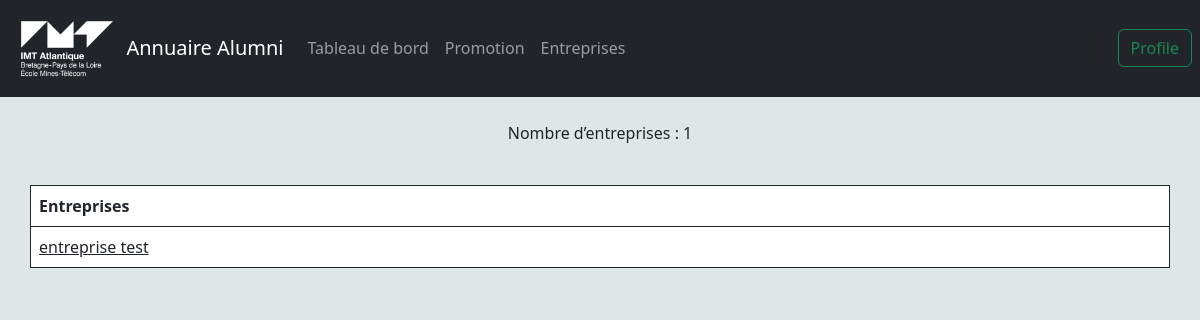
Page /sdsfg/entreprise on the earlier database version.
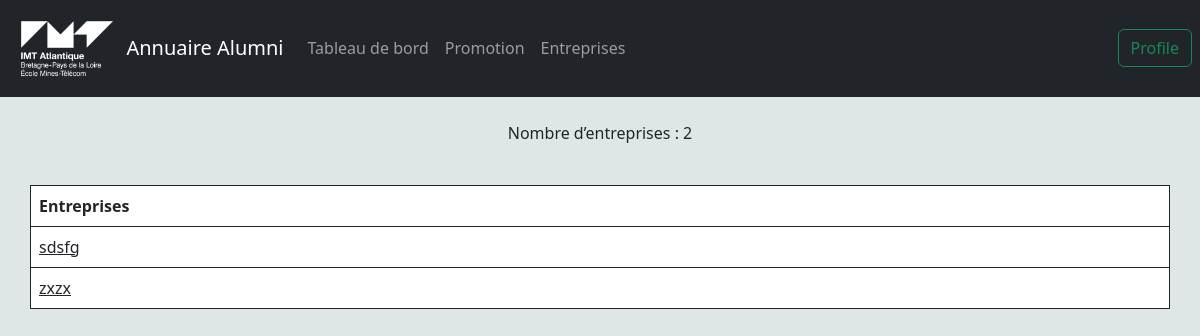
Same page on the later database version.
### database/models.py (models this page shows)
class entreprise(db.Model):
    entreprise_id = db.Column(db.Integer, primary_key=True)
    name = db.Column(db.Text)

### app.py (the view)
@app.route("/<string:name>/entreprise",methods=["GET", "POST"])
def EntrepriseTab(name):
    Entreprise = entreprise.query.all()
    NbreEntreprise = len(entreprise.query.all())
    return render_template("entrepriseTab.html",Entreprise=Entreprise,name=name,id=1,NbreEntreprise=NbreEntreprise)

### templates/entrepriseTab.html (shortened to what this page needs)
<!DOCTYPE html>
<html lang="en">
<head>
    <link href="https://cdn.jsdelivr.net/npm/bootstrap@5.3.0-alpha1/dist/css/bootstrap.min.css"
      rel="stylesheet"
>
    {% import 'navBar.jinja2' as nav %}
</head>
<body style="background-color:#dee7e6;">
<header>
            {{ nav.renderNavBar(name,id) }}
</header>
<br>
            <p class="text-start text-center"> Nombre d’entreprises : {{ NbreEntreprise }}</p>
            <br>
<div class="container">
    <div class="row">
        <table class="table table-bordered border-dark col-10">
                        <thead>
                            <tr>
                                <th>Entreprises</th>
                            </tr>
                        </thead>
                        <tbody >
                            {% for entreprise in Entreprise %}
                            <tr>
                                <td ><a class="link-dark taf" href="{{ url_for("EntrepriseTabList",name=name,idEntreprise=entreprise.entreprise_id) }}">{{ entreprise.name }}</a></td >
                            </tr>
                            {% endfor %}
                        </tbody>
                    </table>
    </div>
</div>
</body>
</html>

### templates/navBar.jinja2 (shortened to what this page needs)
{% macro renderNavBar(name,id) %}
    <nav class="navbar navbar-expand-lg navbar-dark bg-dark" style ="padding-left: 8px; padding-right: 8px;">
                <img src="/static/image/IMT_Logo_fond_noir.png" width="10%" alt="">
                <a class="navbar-brand">Annuaire Alumni</a>
                <div class="collapse navbar-collapse" id="navbarNav">
                    <div class="navbar-nav">
                      <a class="nav-item nav-link text-center" href="{{url_for("tableaux",name=name)}}">Tableau de bord</a>
                      <a class="nav-item nav-link text-center" href="{{url_for("prom",name=name)}}">Promotion</a>
                      <a class="nav-item nav-link text-center" href="{{url_for("EntrepriseTab",name=name)}}">Entreprises</a>
                    </div>
                </div>
                {% if name != "Admin" %}
                <form class="collapse navbar-collapse justify-content-end text-center" id="navbarNav" action={{url_for("showClientInfo",name=name,id=id)}}>
                    <input class="btn btn-outline-success " type="submit" value = "Profile">
                {% else %}
                <form class="collapse navbar-collapse justify-content-end text-center" id="navbarNav" action={{url_for("adminTab",name=name)}}>
                    <input class="btn btn-outline-success " type="submit" value = "Fonctionnalités">
                </form>
                {% endif %}
            </nav>
{% endmacro %}

Differences in the rows shown:
changed entreprise: name "entreprise test" → "sdsfg"
added entreprise: name "zxzx"
Other differences:
{{ NbreEntreprise }}: "1" → "2"
